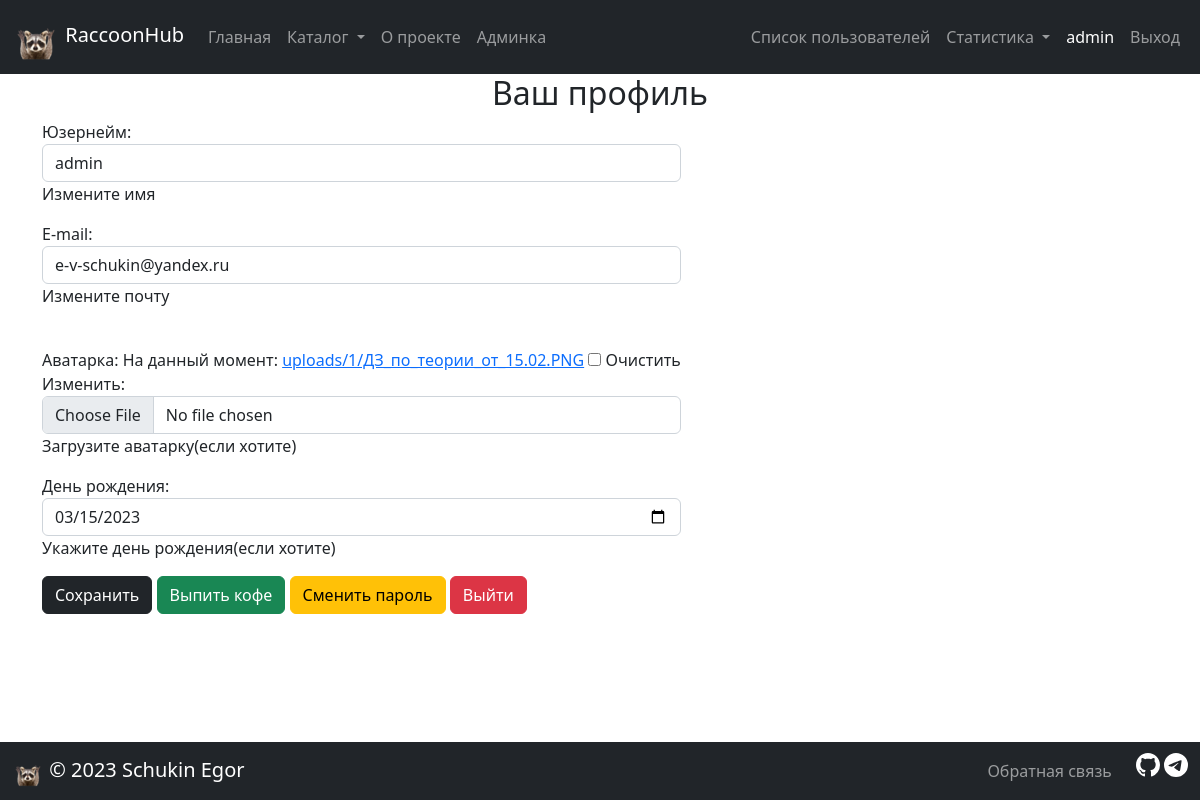
The app's page /users/profile/ (signed in), older data.
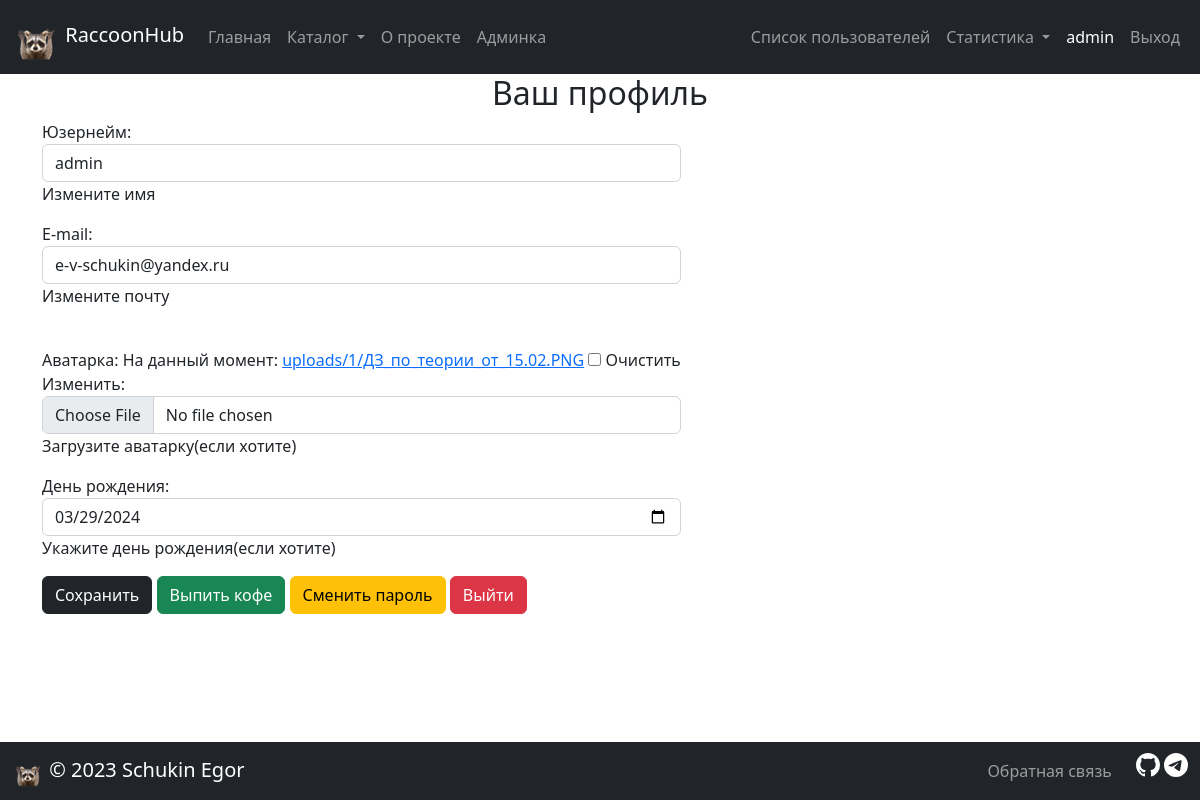
The same page, newer data.
### users/models.py (models this page shows, shortened)
class Profile(models.Model):
    user = models.OneToOneField(User, on_delete=models.CASCADE)
    birthday = models.DateField(
        verbose_name='дата рождения',
        help_text='дата рождения пользователя',
        null=True,
        blank=True,
    )
    avatar = models.ImageField(
        upload_to=avatar_image_path,
        verbose_name='аватарка',
        help_text='картинка профиля пользователя',
        null=True,
        blank=True,
    )
    coffee_count = models.IntegerField(
        verbose_name='сварено кофе',
        help_text='сколько раз пользователь пытался сварить кофе',
        default=0,
    )
    failed_logins = models.IntegerField(
        verbose_name='количество неудачных входов с момента удачного',
        help_text='сколько раз был провален вход в аккаунт',
        default=0,
    )
    last_failed_login_date = models.DateTimeField(
        verbose_name='дата последней неудачной попытки входа',
        null=True,
    )
    class Meta:
        verbose_name = 'Информация о пользователе'
        verbose_name_plural = 'Информация о пользователях'
        default_related_name = 'profile'
    def get_avatar_300x300(self):
        return sorl.thumbnail.get_thumbnail(
            self.avatar, '300x300', crop='center', quality=65
        )
    def avatar_tmb(self):
        if self.avatar:
            return django.utils.html.mark_safe(
                f'<img src="{self.get_avatar_300x300().url}">'
            )
        self.avatar_tmb.short_description = 'превью'
        return gettext_lazy('Аватарки нэ будет.')

### users/views.py (the view)
@method_decorator(login_required, name='dispatch')
class ProfileView(TemplateView):
    template_name = 'users/profile.html'
    data_form_class = users.forms.NameEmailForm
    profile_form = users.forms.ProfileInfoForm
    http_method_names = ['get', 'head', 'post']
    def get(self, request, *args, **kwargs):
        data_form = self.data_form_class(instance=request.user)
        profile_form = self.profile_form(instance=request.user.profile)
        extra_context = {'form': data_form, 'profile_form': profile_form}
        context = self.get_context_data(**kwargs)
        context.update(extra_context)
        return self.render_to_response(context)
    def post(self, request, *args, **kwargs):
        data_form = users.forms.NameEmailForm(
            request.POST, instance=request.user
        )
        profile_form = users.forms.ProfileInfoForm(
            request.POST, request.FILES or None, instance=request.user.profile
        )
        if all((data_form.is_valid(), profile_form.is_valid())):
            if request.FILES:
                request.user.profile.avatar = request.FILES['avatar']
            data_form.save()
            profile_form.save()
        extra_context = {'form': data_form, 'profile_form': profile_form}
        context = self.get_context_data(**kwargs)
        context.update(extra_context)
        return self.render_to_response(context)

### users/forms.py (shortened to what this page needs)
class NameEmailForm(BootstrapForm):
    class Meta:
        model = ProxyUser
        fields = (
            ProxyUser.username.field.name,
            ProxyUser.email.field.name,
        )
        labels = {
            ProxyUser.username.field.name: gettext_lazy('Юзернейм'),
            ProxyUser.email.field.name: 'E-mail',
        }
        help_texts = {
            ProxyUser.username.field.name: gettext_lazy('Измените имя'),
            ProxyUser.email.field.name: gettext_lazy('Измените почту'),
        }

### templates/users/profile.html (shortened to what this page needs)
{% extends 'base.html' %}
{% load static %}
{% load i18n %}
{% block content %}
  <div class="container">
    <h2 align="center">{% translate "Ваш профиль" %}</h2>
    <div class="d-flex justify-content-left">
      <form method="post" enctype='multipart/form-data'>
        {% include 'includes/form.html' %}
        <button type="submit" class="btn btn-dark">{% translate 'Сохранить' %}</button>
        <a class="btn btn-success" href="{% url 'homepage:coffee' %}">{% translate 'Выпить кофе' %}</a>
        <a class="btn btn-warning" href="{% url 'auth:password_change' %}">{% translate 'Сменить пароль' %}</a>
        <a class="btn btn-danger" href="{% url 'auth:logout' %}">{% translate 'Выйти' %}</a>
      </form>
    </div>
  </div>
{% endblock content %}

### templates/includes/form.html (shortened to what this page needs)
<div class="form-group" style="margin-bottom: 0.3em!important;">
{% for field in form %}
<div class="mb-3">
  {{ field.label_tag }}
  {{ field }}
    {% if field.help_text %}
      <p class="help">{{ field.help_text | safe }}</p>
    {% endif %}
</div>
{% endfor %}
{% if profile_form %}
  {{ profile_form.as_p }}
{% endif %}
</div>

Row changes from the older to the newer data that the page shows:
changed Profile: birthday "03/15/2023" → "03/29/2024"
